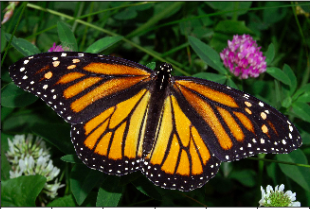
#> input picture Image Segmentation using KMeans Clustering/butterfly.png, 310 x 209 px
$ jupyter execute Image_Segmentation_using_KMeans_Clustering.ipynb
#> lines starting #> are read from the running program, lines starting #| are printed output that depends on the picture
## Importing Libraries

[cell 1]
import cv2
import numpy as np
import matplotlib.pyplot as plt
from google.colab.patches import cv2_imshow
from sklearn.cluster import KMeans

## Image Segmentation using KMeans Clustering

[cell 2]
# loading the original image
butterfly = cv2.imread('butterfly.png')
#> butterfly is the input picture: shape (209, 310, 3); mean B, G, R 30.9, 66.8, 64.8
Z = butterfly.reshape((-1,3))

# convert to np.float32
Z = np.float32(Z)

# define criteria, number of clusters(K) and apply kmeans()
criteria = (cv2.TERM_CRITERIA_EPS + cv2.TERM_CRITERIA_MAX_ITER, 10, 1.0)
K = 3
ret,label,center=cv2.kmeans(Z,K,None,criteria,10,cv2.KMEANS_RANDOM_CENTERS)
#> ret = 160139464; center = [[14.35, 140.9, 213.2], [144.9, 148.6, 162.5], [20.64, 45.8, 30.15]]

# Now convert back into uint8, and make original image
center = np.uint8(center)
#> center = [[14, 140, 213], [144, 148, 162], [20, 45, 30]]
res = center[label.flatten()]
res2 = res.reshape((butterfly.shape))
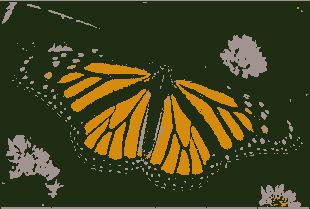
#> res2: shape (209, 310, 3); mean B, G, R 30.3, 66, 64.6

# displaying the results
plt.subplot(1, 2, 1); plt.axis('off'); plt.title("Original Image"); plt.imshow(butterfly)
plt.subplot(1, 2, 2); plt.axis('off'); plt.title("Original Image"); plt.imshow(res2)
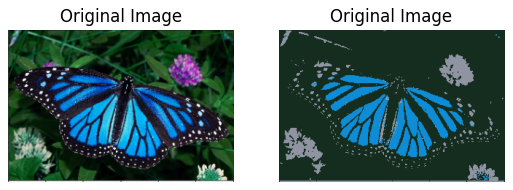
#> figure drawn by matplotlib, 2 panels; B, G, R data is drawn as R, G, B
